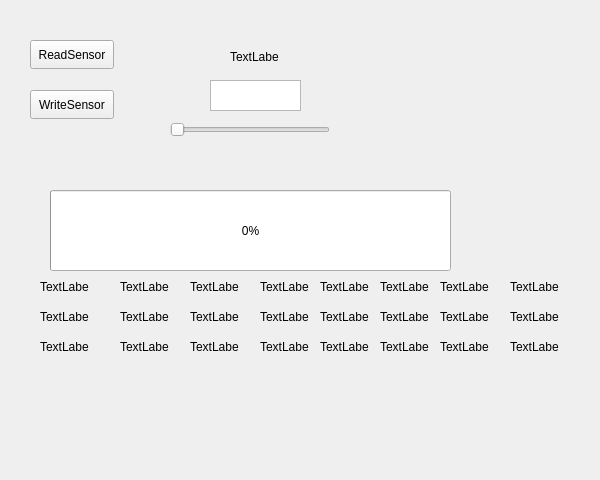
<?xml version="1.0" encoding="UTF-8"?>
<ui version="4.0">
 <class>MainWindow</class>
 <widget class="QMainWindow" name="MainWindow">
  <property name="geometry">
   <rect>
    <x>0</x>
    <y>0</y>
    <width>600</width>
    <height>480</height>
   </rect>
  </property>
  <property name="windowTitle">
   <string>MainWindow</string>
  </property>
  <widget class="QWidget" name="centralWidget">
   <widget class="QPushButton" name="pushButton">
    <property name="geometry">
     <rect>
      <x>30</x>
      <y>40</y>
      <width>84</width>
      <height>29</height>
     </rect>
    </property>
    <property name="text">
     <string>ReadSensor</string>
    </property>
   </widget>
   <widget class="QLabel" name="label">
    <property name="geometry">
     <rect>
      <x>230</x>
      <y>50</y>
      <width>49</width>
      <height>13</height>
     </rect>
    </property>
    <property name="text">
     <string>TextLabel</string>
    </property>
   </widget>
   <widget class="QPushButton" name="pushButton_2">
    <property name="geometry">
     <rect>
      <x>30</x>
      <y>90</y>
      <width>84</width>
      <height>29</height>
     </rect>
    </property>
    <property name="text">
     <string>WriteSensor</string>
    </property>
   </widget>
   <widget class="QTextEdit" name="textEdit">
    <property name="geometry">
     <rect>
      <x>210</x>
      <y>80</y>
      <width>91</width>
      <height>31</height>
     </rect>
    </property>
   </widget>
   <widget class="QSlider" name="horizontalSlider">
    <property name="geometry">
     <rect>
      <x>170</x>
      <y>120</y>
      <width>160</width>
      <height>20</height>
     </rect>
    </property>
    <property name="maximum">
     <number>300</number>
    </property>
    <property name="pageStep">
     <number>1</number>
    </property>
    <property name="orientation">
     <enum>Qt::Horizontal</enum>
    </property>
   </widget>
   <widget class="QProgressBar" name="progressBar">
    <property name="geometry">
     <rect>
      <x>50</x>
      <y>190</y>
      <width>401</width>
      <height>81</height>
     </rect>
    </property>
    <property name="maximum">
     <number>300</number>
    </property>
    <property name="value">
     <number>0</number>
    </property>
   </widget>
   <widget class="QLabel" name="label_2">
    <property name="geometry">
     <rect>
      <x>40</x>
      <y>280</y>
      <width>49</width>
      <height>13</height>
     </rect>
    </property>
    <property name="text">
     <string>TextLabel</string>
    </property>
   </widget>
   <widget class="QLabel" name="label_3">
    <property name="geometry">
     <rect>
      <x>40</x>
      <y>310</y>
      <width>49</width>
      <height>13</height>
     </rect>
    </property>
    <property name="text">
     <string>TextLabel</string>
    </property>
   </widget>
   <widget class="QLabel" name="label_4">
    <property name="geometry">
     <rect>
      <x>40</x>
      <y>340</y>
      <width>49</width>
      <height>13</height>
     </rect>
    </property>
    <property name="text">
     <string>TextLabel</string>
    </property>
   </widget>
   <widget class="QLabel" name="label_5">
    <property name="geometry">
     <rect>
      <x>120</x>
      <y>310</y>
      <width>49</width>
      <height>13</height>
     </rect>
    </property>
    <property name="text">
     <string>TextLabel</string>
    </property>
   </widget>
   <widget class="QLabel" name="label_6">
    <property name="geometry">
     <rect>
      <x>120</x>
      <y>340</y>
      <width>49</width>
      <height>13</height>
     </rect>
    </property>
    <property name="text">
     <string>TextLabel</string>
    </property>
   </widget>
   <widget class="QLabel" name="label_7">
    <property name="geometry">
     <rect>
      <x>120</x>
      <y>280</y>
      <width>49</width>
      <height>13</height>
     </rect>
    </property>
    <property name="text">
     <string>TextLabel</string>
    </property>
   </widget>
   <widget class="QLabel" name="label_8">
    <property name="geometry">
     <rect>
      <x>190</x>
      <y>310</y>
      <width>49</width>
      <height>13</height>
     </rect>
    </property>
    <property name="text">
     <string>TextLabel</string>
    </property>
   </widget>
   <widget class="QLabel" name="label_9">
    <property name="geometry">
     <rect>
      <x>190</x>
      <y>340</y>
      <width>49</width>
      <height>13</height>
     </rect>
    </property>
    <property name="text">
     <string>TextLabel</string>
    </property>
   </widget>
   <widget class="QLabel" name="label_10">
    <property name="geometry">
     <rect>
      <x>190</x>
      <y>280</y>
      <width>49</width>
      <height>13</height>
     </rect>
    </property>
    <property name="text">
     <string>TextLabel</string>
    </property>
   </widget>
   <widget class="QLabel" name="label_11">
    <property name="geometry">
     <rect>
      <x>260</x>
      <y>310</y>
      <width>49</width>
      <height>13</height>
     </rect>
    </property>
    <property name="text">
     <string>TextLabel</string>
    </property>
   </widget>
   <widget class="QLabel" name="label_12">
    <property name="geometry">
     <rect>
      <x>260</x>
      <y>340</y>
      <width>49</width>
      <height>13</height>
     </rect>
    </property>
    <property name="text">
     <string>TextLabel</string>
    </property>
   </widget>
   <widget class="QLabel" name="label_13">
    <property name="geometry">
     <rect>
      <x>260</x>
      <y>280</y>
      <width>49</width>
      <height>13</height>
     </rect>
    </property>
    <property name="text">
     <string>TextLabel</string>
    </property>
   </widget>
   <widget class="QLabel" name="label_14">
    <property name="geometry">
     <rect>
      <x>320</x>
      <y>310</y>
      <width>49</width>
      <height>13</height>
     </rect>
    </property>
    <property name="text">
     <string>TextLabel</string>
    </property>
   </widget>
   <widget class="QLabel" name="label_15">
    <property name="geometry">
     <rect>
      <x>320</x>
      <y>340</y>
      <width>49</width>
      <height>13</height>
     </rect>
    </property>
    <property name="text">
     <string>TextLabel</string>
    </property>
   </widget>
   <widget class="QLabel" name="label_16">
    <property name="geometry">
     <rect>
      <x>320</x>
      <y>280</y>
      <width>49</width>
      <height>13</height>
     </rect>
    </property>
    <property name="text">
     <string>TextLabel</string>
    </property>
   </widget>
   <widget class="QLabel" name="label_17">
    <property name="geometry">
     <rect>
      <x>380</x>
      <y>310</y>
      <width>49</width>
      <height>13</height>
     </rect>
    </property>
    <property name="text">
     <string>TextLabel</string>
    </property>
   </widget>
   <widget class="QLabel" name="label_18">
    <property name="geometry">
     <rect>
      <x>380</x>
      <y>340</y>
      <width>49</width>
      <height>13</height>
     </rect>
    </property>
    <property name="text">
     <string>TextLabel</string>
    </property>
   </widget>
   <widget class="QLabel" name="label_19">
    <property name="geometry">
     <rect>
      <x>380</x>
      <y>280</y>
      <width>49</width>
      <height>13</height>
     </rect>
    </property>
    <property name="text">
     <string>TextLabel</string>
    </property>
   </widget>
   <widget class="QLabel" name="label_20">
    <property name="geometry">
     <rect>
      <x>440</x>
      <y>310</y>
      <width>49</width>
      <height>13</height>
     </rect>
    </property>
    <property name="text">
     <string>TextLabel</string>
    </property>
   </widget>
   <widget class="QLabel" name="label_21">
    <property name="geometry">
     <rect>
      <x>440</x>
      <y>340</y>
      <width>49</width>
      <height>13</height>
     </rect>
    </property>
    <property name="text">
     <string>TextLabel</string>
    </property>
   </widget>
   <widget class="QLabel" name="label_22">
    <property name="geometry">
     <rect>
      <x>440</x>
      <y>280</y>
      <width>49</width>
      <height>13</height>
     </rect>
    </property>
    <property name="text">
     <string>TextLabel</string>
    </property>
   </widget>
   <widget class="QLabel" name="label_23">
    <property name="geometry">
     <rect>
      <x>510</x>
      <y>310</y>
      <width>49</width>
      <height>13</height>
     </rect>
    </property>
    <property name="text">
     <string>TextLabel</string>
    </property>
   </widget>
   <widget class="QLabel" name="label_24">
    <property name="geometry">
     <rect>
      <x>510</x>
      <y>340</y>
      <width>49</width>
      <height>13</height>
     </rect>
    </property>
    <property name="text">
     <string>TextLabel</string>
    </property>
   </widget>
   <widget class="QLabel" name="label_25">
    <property name="geometry">
     <rect>
      <x>510</x>
      <y>280</y>
      <width>49</width>
      <height>13</height>
     </rect>
    </property>
    <property name="text">
     <string>TextLabel</string>
    </property>
   </widget>
  </widget>
 </widget>
 <layoutdefault spacing="6" margin="11"/>
 <resources/>
 <connections/>
</ui>
